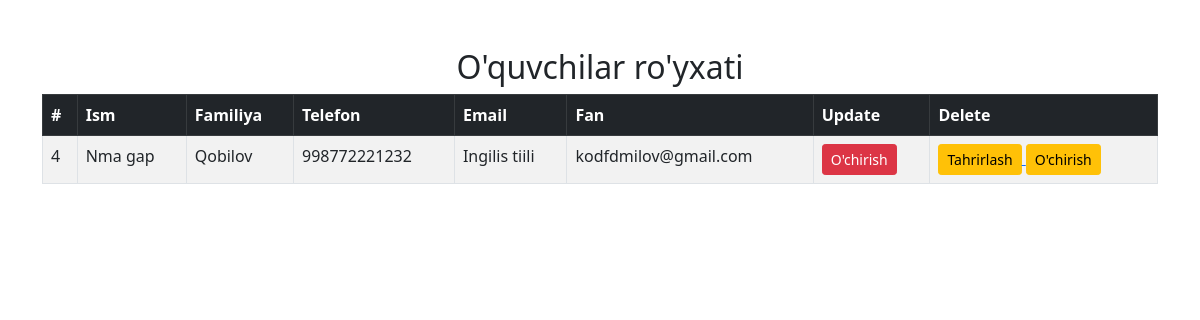
/student_v/4/, run on the app's committed database.
### users/models.py (models this page shows, shortened)
class Student(models.Model):
    first_name = models.CharField(max_length=128)
    last_name = models.CharField(max_length=128)
    tel_num = models.IntegerField()
    fan = models.ForeignKey(Fanlar,on_delete=models.CASCADE)
    email = models.EmailField()
    class Meta:
        verbose_name = 'STUDENT'
        verbose_name_plural= 'STUDENTS'

class Fanlar(models.Model):
    f_name = models.CharField(max_length=128)
    def __str__(self):
        return self.f_name
    class Meta:
        verbose_name = 'FAN'
        verbose_name_plural= 'FANLAR'

### users/views.py (the view)
# urls.py: path('student_v/<int:student_id>/',view_full,name='student_v'),
def view_full(request,student_id):
    student_v = get_object_or_404(Student,id=student_id)
    context = {
        "student_v": student_v,
    }
    return render(request=request,template_name='student_v.html',context=context)

### users/templates/student_v.html (shortened to what this page needs)
<!DOCTYPE html>
<html lang="en">
<head>
    <link href="https://cdn.jsdelivr.net/npm/bootstrap@5.0.2/dist/css/bootstrap.min.css" rel="stylesheet">
</head>
<body>
    <div class="container mt-5">
        <h2 class="text-center">O'quvchilar ro'yxati</h2>
        <table class="table table-bordered table-striped">
            <thead class="table-dark">
                <tr>
                    <th>#</th>
                    <th>Ism</th>
                    <th>Familiya</th>
                    <th>Telefon</th>
                    <th>Email</th>
                    <th>Fan</th>
                    <th>Update</th>
                    <th>Delete</th>
                </tr>
            </thead>
            <tbody>
                <tr>
                    <td>{{student_v.id}}</td>
                    <td>{{student_v.first_name}}</td>
                    <td>{{student_v.last_name}}</td>
                    <td>{{student_v.tel_num}}</td>
                    <td>{{student_v.fan}}</td>
                    <td>{{student_v.email}}</td>
                    <td>
                        <button class="btn btn-danger btn-sm">O'chirish</button>
                    </td>
                    <td>
                        <a href="{% url 'update_stu' student_v.id %}">
                            <button class="btn btn-warning btn-sm">Tahrirlash</button>
                        </a>
                        <a href="{% url 'delete_student' student_v.id %}">
                            <button class="btn btn-warning btn-sm">O'chirish</button>
                        </a>
                    </td>
                </tr>
            </tbody>
        </table>
    </div>
</body>
</html>

### data on the page
Student: id "4", first_name "Nma gap", last_name "Qobilov", tel_num "998772221232", fan "Ingilis tiili", email "kodfdmilov@gmail.com"
